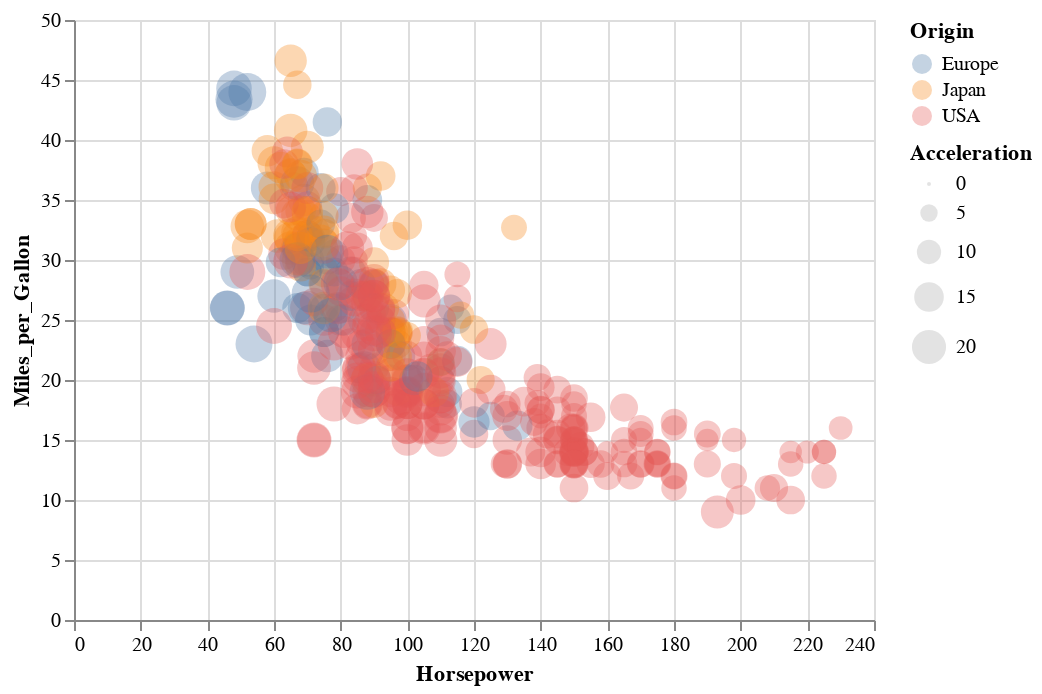

The cell this chart's notebook holds for it:
### Code cell
alt.Chart(cars).mark_circle(opacity = .33).encode(
    x = 'Horsepower',
    y = 'Miles_per_Gallon',
    color = 'Origin',
    size = 'Acceleration'


)

### Figure 1 — Vega-Lite specification as saved in the notebook (floating-point values rounded to 4 significant figures; data arrays with more than 128 entries replaced by an {"elided": "..."} marker saying what was removed)
{"config": {"view": {"continuousWidth": 400, "continuousHeight": 300}}, "data": {"name": "data-f02450ab61490a1363517a0190416235"}, "mark": {"type": "circle", "opacity": 0.33}, "encoding": {"color": {"type": "nominal", "field": "Origin"}, "size": {"type": "quantitative", "field": "Acceleration"}, "x": {"type": "quantitative", "field": "Horsepower"}, "y": {"type": "quantitative", "field": "Miles_per_Gallon"}}, "$schema": "https://vega.github.io/schema/vega-lite/v4.8.1.json", "datasets": {"data-f02450ab61490a1363517a0190416235": {"elided": "406 records"}}}
